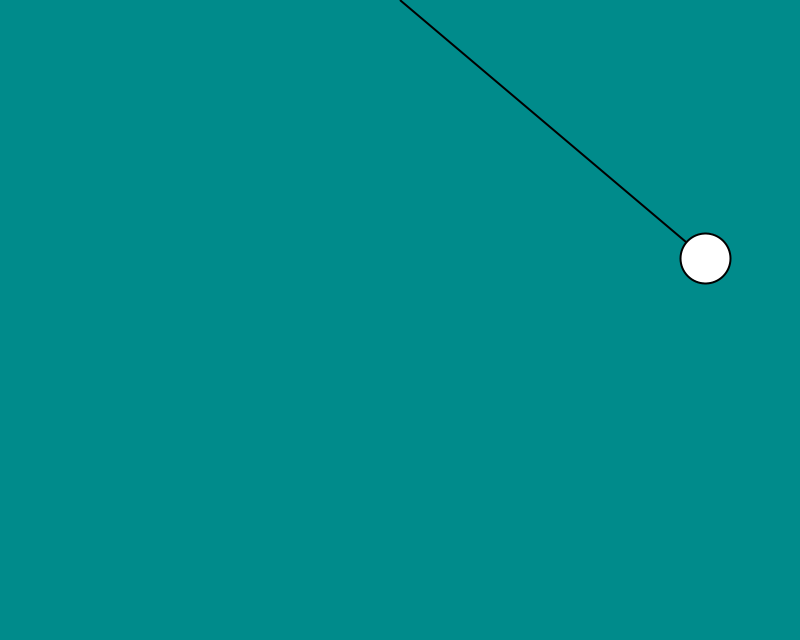
Frame 1 (no input)
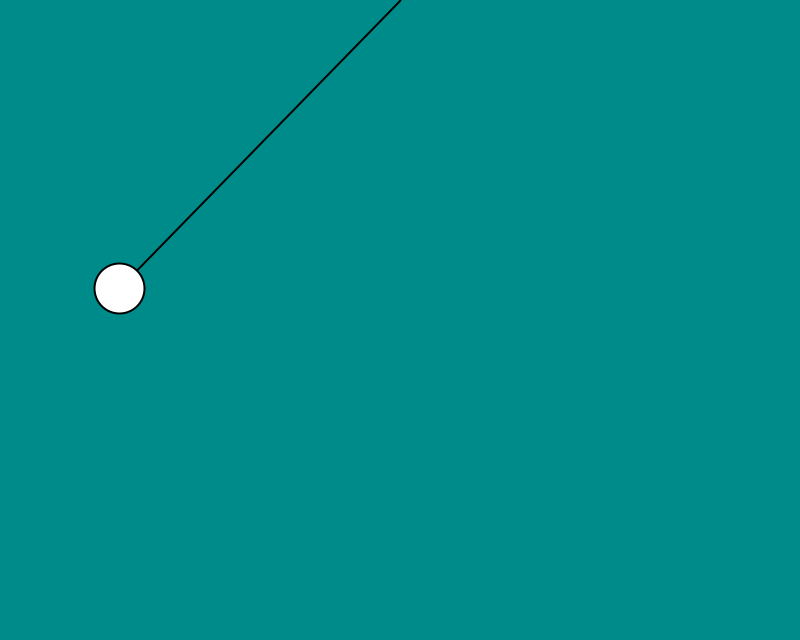
Frame 60 (the mouse pressed at the canvas centre just before this capture)
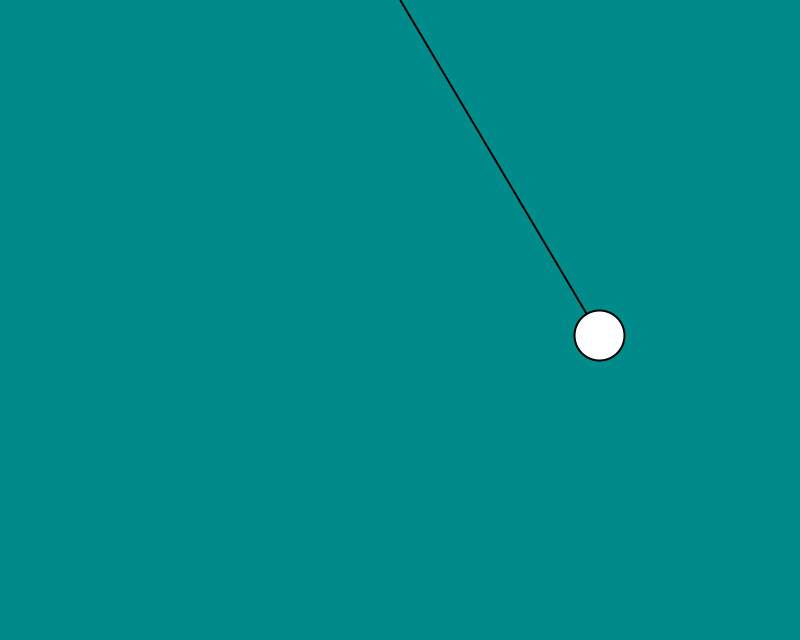
Frame 120 (the mouse held since frame 60 and released just before this capture)

The Processing sketch that drew these frames (run headless with seeded random() and noise(); from frame 60 on, the mouse is pressed at the canvas centre):

// Processing sketch: processing_150800
// ── processing_150800.pde

// Ejercicio: Simular el modelo de péndulo introducido.
//ALINA HONHALA / 3º GIM

Pendulo2 pendulo;

PVector g = new PVector(0,9.8); //gravedad
float dt = 0.4;
float longP = 400;

void setup() 
{
  size(800,640);
  pendulo = new Pendulo2(longP);
}

void draw() 
{
  background(#008B8B);
  pendulo.run();
}
class Pendulo2 
{
  PVector gravedad;
  PVector peso;
  float masa = 10;
  float longitudP;
  PVector place; //localización
  PVector vel; //velocidad
  PVector a; //aceleración
  
  Pendulo2(float longP) 
  {
    gravedad = g.get();
    peso = new PVector(0,0);
    longitudP = longP;
    place = new PVector(0,0);
    vel = new PVector(0,0);
    a = new PVector(0,0);
    
    place.x = width/2 + longitudP * sin(radians(50)); //Origen + localización
    place.y = longitudP * cos(radians(50));
    
    peso.x = masa * gravedad.x; //Peso = masa * gravedad
    peso.y = masa * gravedad.y;
  }
  
  void calcularFuerza() 
  {
   
    PVector norm = new PVector(0,0);
    PVector tension;
    float fCentr;
    float proj_dir;
    PVector dir = new PVector(0,0); //cuerda
    
    dir.x = place.x - (width/2);
    dir.y = place.y;
    
    //Fcp = m*v*v / r
    fCentr = masa * vel.mag() * vel.mag() / longitudP;
    norm.set(dir);
    norm.normalize(); //norm = vector unitario en la direccion de la cuerda
    //dir.normalize(norm); 
    proj_dir = proyeccion(peso, dir); //proj_dir = m*g*cos(ang) -> Proyección
    tension = PVector.mult(norm, ( -(proj_dir+fCentr)) );
      
    applyForce(peso);
    applyForce(tension);
  }
  
  void applyForce(PVector force) 
  {
    PVector fuerza = PVector.div(force.get(), masa); // F = m * a
    a.add(fuerza);
  }
  
  float proyeccion(PVector vector1, PVector vector2) 
  {
    float pr = 0;
    if( (vector1.mag() != 0) && (vector2.mag() != 0) ){
      pr = vector1.dot(vector2) / vector2.mag();
    }
    return pr;
  }
  
  //Actualizamos la localización | Utilizamos Euler (semi)
  void update() 
  {   
    calcularFuerza();
    vel.sub(PVector.mult(a, dt)); // v = v - acel*dt
    place.sub(PVector.mult(vel, dt)); // x = x - v*dt
    a.set(0,0);
  }
  
  void display() 
  {
    stroke(0, 0, 0);
    strokeWeight(2);
    fill(255);
    line(width/2, 0, place.x, place.y); //dibujo de cuerda
    ellipse(place.x,place.y,50,50); //dibujo de la pelota
  }
  
  void run() 
  {
    update();
    display();
  }
  
}
